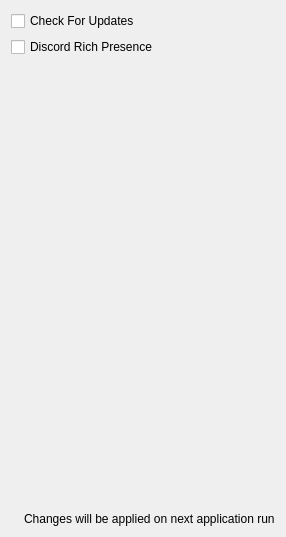
             <widget class="QWidget" name="tab_3">
              <attribute name="title">
               <string>Miscellaneous</string>
              </attribute>
              <layout class="QVBoxLayout" name="verticalLayout_8">
               <item>
                <widget class="QCheckBox" name="checkForUpdatesCheckBox">
                 <property name="text">
                  <string>Check For Updates</string>
                 </property>
                </widget>
               </item>
               <item>
                <widget class="QCheckBox" name="discordRpcCheckBox">
                 <property name="text">
                  <string>Discord Rich Presence</string>
                 </property>
                </widget>
               </item>
               <item>
                <spacer name="verticalSpacer_6">
                 <property name="orientation">
                  <enum>Qt::Vertical</enum>
                 </property>
                 <property name="sizeHint" stdset="0">
                  <size>
                   <width>20</width>
                   <height>449</height>
                  </size>
                 </property>
                </spacer>
               </item>
               <item>
                <layout class="QHBoxLayout" name="emulationInfoLayout_5">
                 <item>
                  <widget class="QLabel" name="infoIconLabel_7">
                   <property name="sizePolicy">
                    <sizepolicy hsizetype="Minimum" vsizetype="Preferred">
                     <horstretch>0</horstretch>
                     <verstretch>0</verstretch>
                    </sizepolicy>
                   </property>
                   <property name="text">
                    <string/>
                   </property>
                   <property name="pixmap">
                    <pixmap>:/newPrefix/Resource/Info.ico</pixmap>
                   </property>
                   <property name="wordWrap">
                    <bool>false</bool>
                   </property>
                  </widget>
                 </item>
                 <item>
                  <widget class="QLabel" name="label_91">
                   <property name="sizePolicy">
                    <sizepolicy hsizetype="Expanding" vsizetype="Minimum">
                     <horstretch>0</horstretch>
                     <verstretch>0</verstretch>
                    </sizepolicy>
                   </property>
                   <property name="midLineWidth">
                    <number>1</number>
                   </property>
                   <property name="text">
                    <string>Changes will be applied on next application run</string>
                   </property>
                   <property name="textFormat">
                    <enum>Qt::PlainText</enum>
                   </property>
                  </widget>
                 </item>
                </layout>
               </item>
              </layout>
             </widget>
